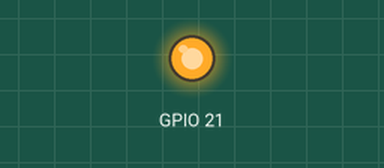
The program below on a simulated Raspberry Pi (BCM pin numbers). Shown: output pins drawn as LEDs (lit = HIGH). The clock reads 2024-03-15 10:24:30 at power-on unless the program sets it; files the program writes start out absent; what the program prints to the terminal is not drawn. At 0.0 s the program stops and its outputs stay as they are.

Above: at 0.1 s.
Timing chart, 0 to 1.5 s (numbered marks = the images above):
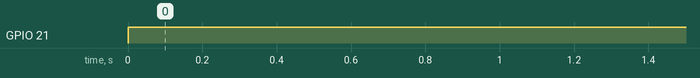

Measured:
- by itself, GPIO 21: LOW → HIGH at 0.00 s

The program:

onhtml.py
```python
#! /usr/bin/env python
# coding: utf-8

import RPi.GPIO as GPIO
import time, os
from datetime import datetime

GPIO.setmode(GPIO.BCM)
GPIO.setwarnings(False)
GPIO.setup(21, GPIO.OUT)

GPIO.output(21,True),
print('21' + '  on ')

f1 = "/home/pi/a2.html"
a2 = open(f1, 'a')

now = datetime.now()

a2 = open(f1, 'a')
a2.write('<br />' + '21' + '  on  ' + str(now) + '\n'),
a2.close()
```
